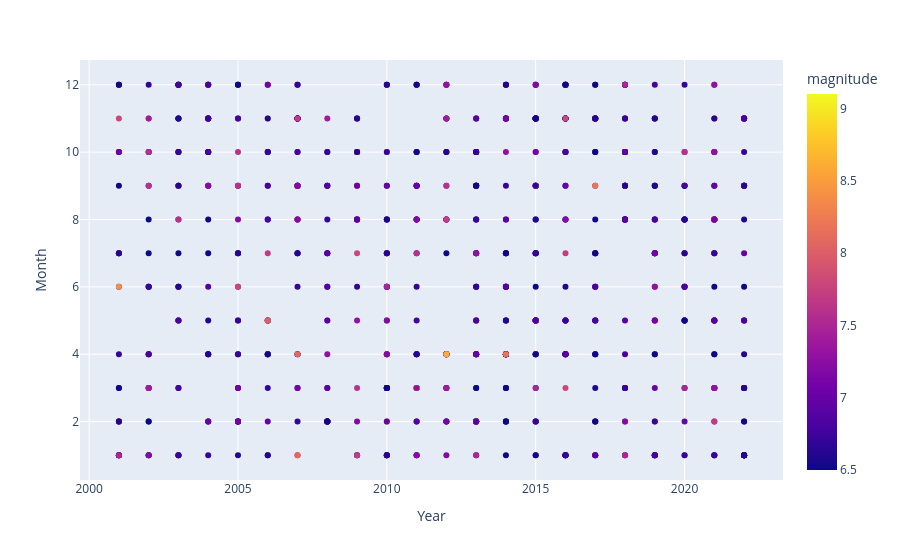

The notebook cell saved with this chart:
### Code cell
fig = px.scatter(df,
                x='Year',
                y='Month',
                color='magnitude')
fig.show()

### Figure 1 — Plotly figure (JSON) as saved in the notebook; plotly's stock layout.template omitted (floating-point values rounded to 4 significant figures; data arrays with more than 128 entries replaced by an {"elided": "..."} marker saying what was removed)
{"data": [{"hovertemplate": "Year=%{x}<br>Month=%{y}<br>magnitude=%{marker.color}<extra></extra>", "legendgroup": "", "marker": {"color": {"elided": "782 float values"}, "coloraxis": "coloraxis", "symbol": "circle"}, "mode": "markers", "name": "", "orientation": "v", "showlegend": false, "type": "scatter", "x": {"elided": "782 int values"}, "xaxis": "x", "y": {"elided": "782 int values"}, "yaxis": "y"}], "layout": {"coloraxis": {"colorbar": {"title": {"text": "magnitude"}}, "colorscale": [[0, "#0d0887"], [0.1111, "#46039f"], [0.2222, "#7201a8"], [0.3333, "#9c179e"], [0.4444, "#bd3786"], [0.5556, "#d8576b"], [0.6667, "#ed7953"], [0.7778, "#fb9f3a"], [0.8889, "#fdca26"], [1, "#f0f921"]]}, "legend": {"tracegroupgap": 0}, "margin": {"t": 60}, "xaxis": {"anchor": "y", "domain": [0, 1], "title": {"text": "Year"}}, "yaxis": {"anchor": "x", "domain": [0, 1], "title": {"text": "Month"}}}}
